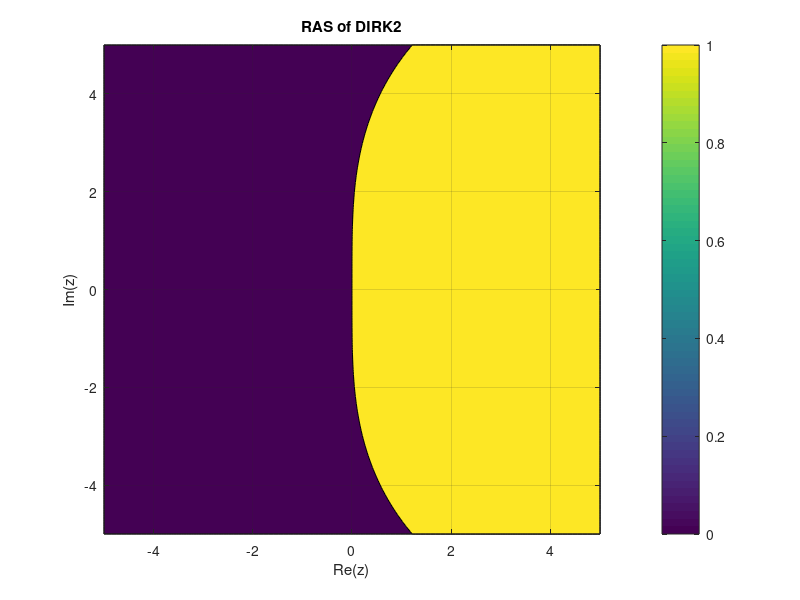

MATLAB code for this plot:
% AMSC Homework 3 Problem 1

% Show that the DIRK method with given Butcher array and gamma = 1 -
% 1/root2  is L-stable and 2nd-order accurate. 

% First, we need to show that the method is A-stable, which we can do by
% plotting the RAS of the method. 

nx = 200;
ny = 200;
x = linspace(-5,5,nx);
y = linspace(-5,5,ny);
[xg,yg] = meshgrid(x,y);

z = xg + 1i * yg;
gamma = 1 - (1/sqrt(2));

f = (z - 2*gamma*z + 1) ./ (1-gamma*z).^2;
absf = real(f).^2 + imag(f).^2;

%%
figure(1);
contourf(xg,yg,absf,[0 1]);
colorbar;
grid on;
xlabel('Re(z)'); ylabel('Im(z)');
title('RAS of DIRK2')



